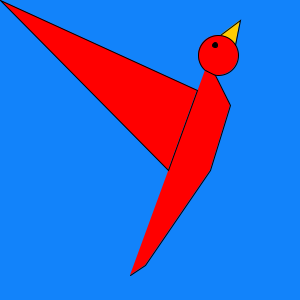
Frame 1 (no input)
Frame 60 (the mouse pressed at the canvas centre just before this capture): identical to frame 1, image omitted
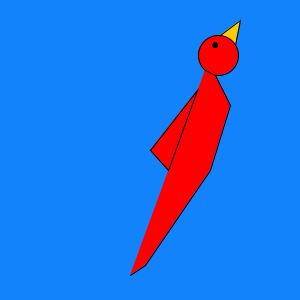
Frame 120 (the mouse held since frame 60 and released just before this capture)

The Processing sketch that drew these frames (run headless with seeded random() and noise(); from frame 60 on, the mouse is pressed at the canvas centre):

// Processing sketch: processing_35634
// ── processing_35634.pde

void setup(){	
size(300,300);
background(18,131,250);	
   }	

void draw(){
  background(18,131,250);
  
  //beak
  fill(255,204,0);
  triangle(220,35,240,20,235,45);
  fill(255,0,0);
  
  //head
  ellipseMode(CENTER);
  ellipse(218,55,40,40);
  
  //body
  beginShape();
  vertex(205,70);
  vertex(215,75);
  vertex(230,105);
  vertex(210, 170);
  vertex(145,265);
  vertex(130,275);
  endShape();
  
  //wing	
  triangle(mouseX,mouseY,197,90,168,170);
  
  //eye
  fill(0,0,0);
  ellipse(215,45,5,5);
}

void mousePressed() {	
  background(18,131,250); 	
}
